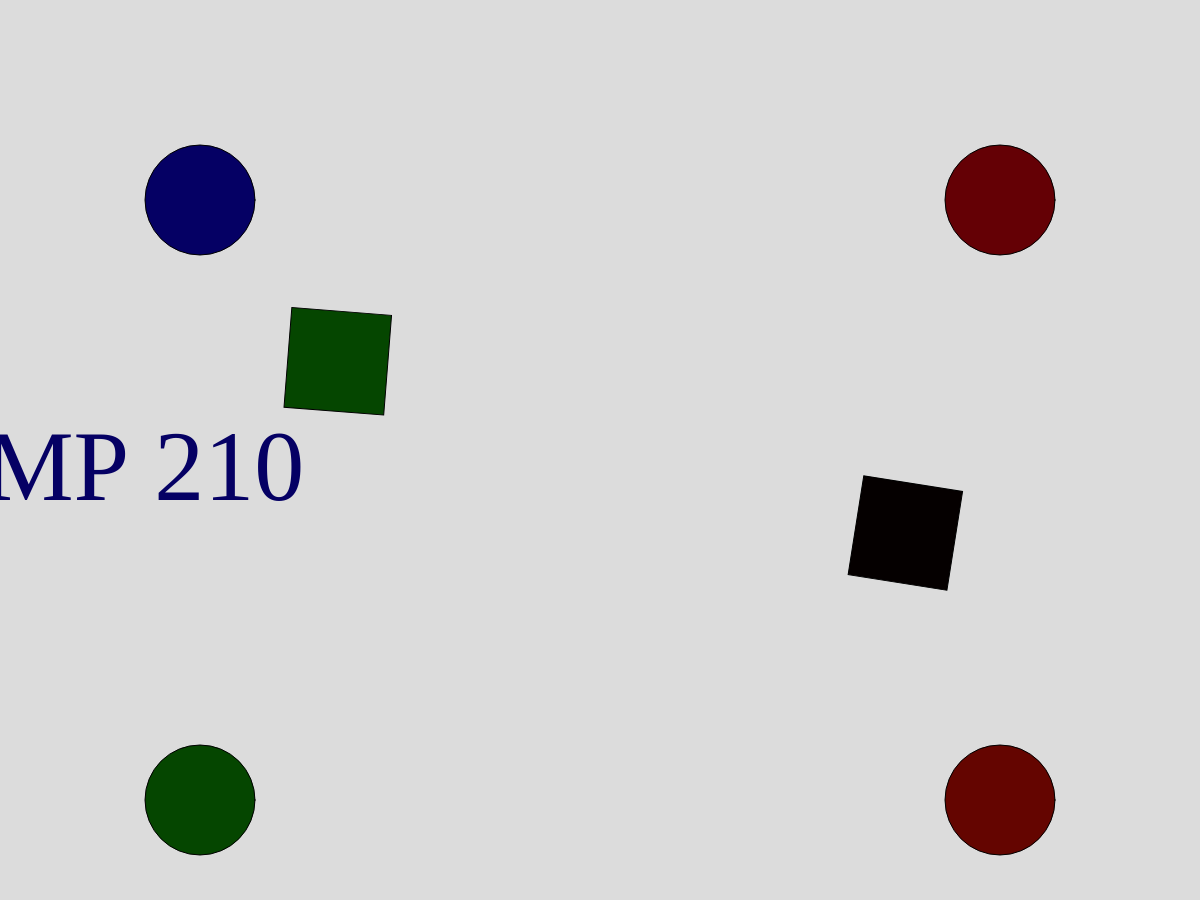
Frame 1 (no input)
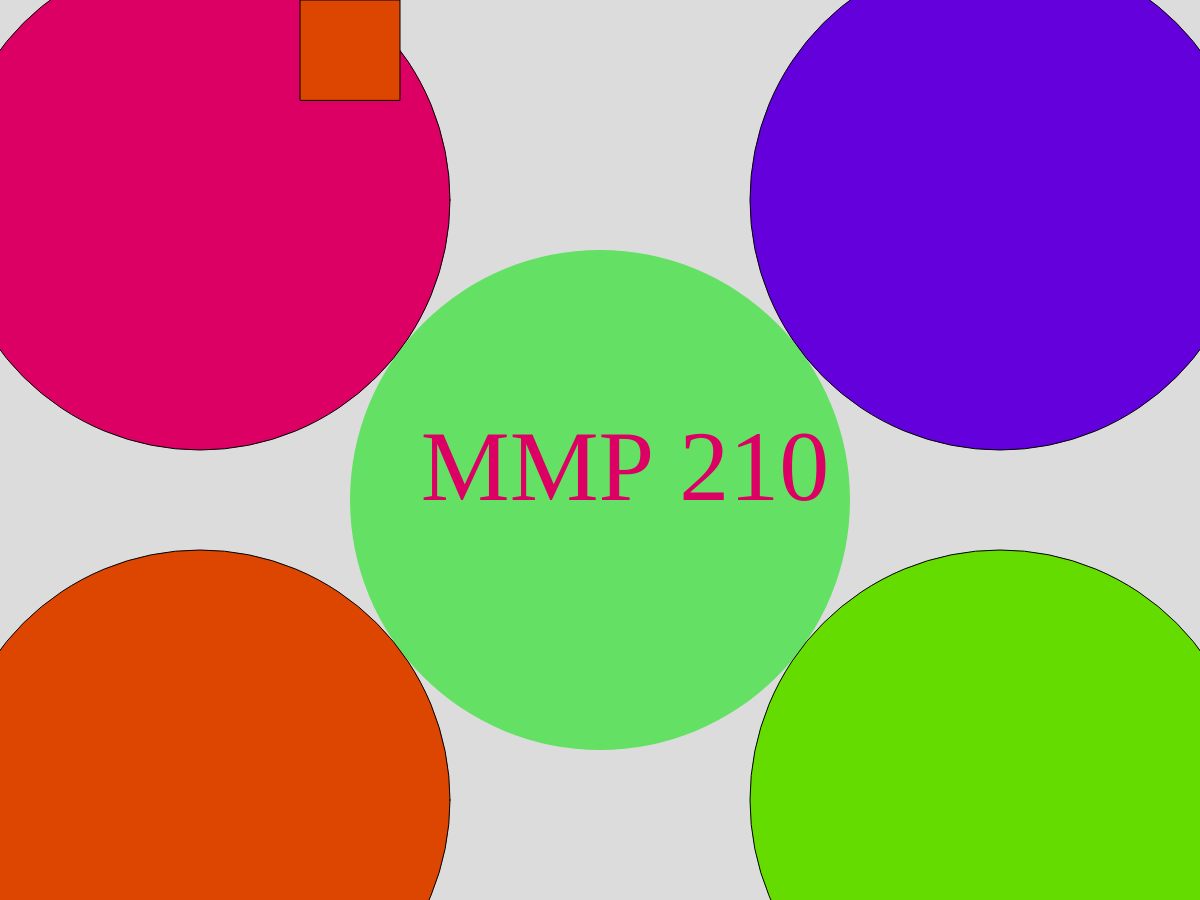
Frame 60 (no input)
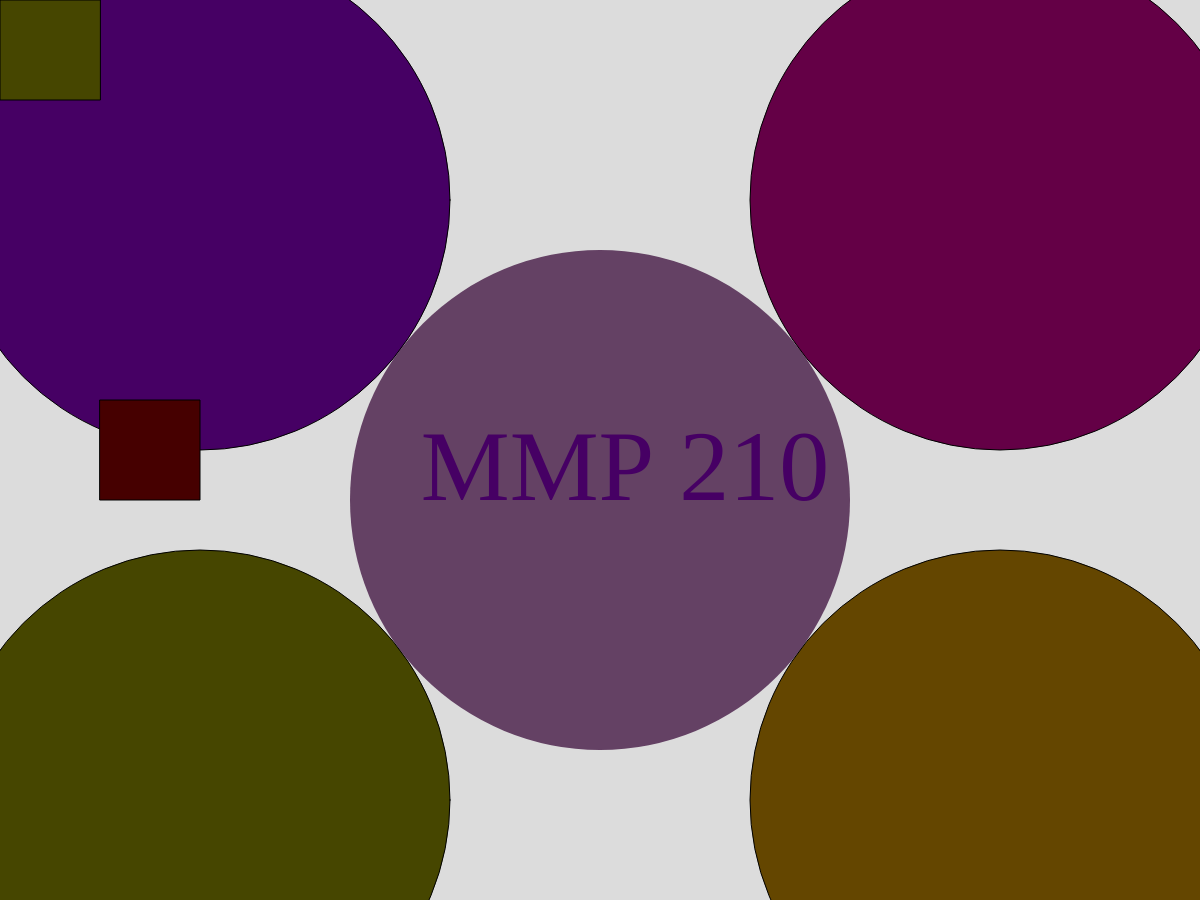
Frame 120 (the mouse pressed at the canvas centre since frame 60)

The p5.js sketch that drew these frames (run headless with seeded random() and noise() and a simulated clock; from frame 60 on, the mouse is pressed at the canvas centre):

// p5.js sketch
// ── sketch.js
// kseniia krasilich logo-1
var r = 0;
var rr = 0;
var rrr = 0;
var rrrr = 0;
var c = 5;
var s = 100;
var b = 100;
var bb = 100;
var speed = 25;
function setup() {
	createCanvas(1200, 900);
}
function draw() {
	background(220);
	push();
   
	translate(width/2, 0);
	

	if (r < PI) {
        r = map(frameCount, 0, 20, 0, PI*2);
    }
    rotate(r); 
    
    fill(100, rr, 100);
	noStroke();
	
	rr += c;
	if (rr > 255 || rr < 0) {
		c *= -1;
	}
    
	ellipse(0, -500, s);
    s+= 10
    if(s > 500){
        s=500
       }
    	
pop();
   
   textSize(100);
    fill(rr, 0, 100);
    textFont('Comic Sans MS');
	textAlign(CENTER);
    text('MMP 210', bb, 500);
    bb += speed;
	if (bb > 600 ) {
		speed *= 0;
        
	}
  
   pop();
    ellipse(200, 200, s);
    pop();
    fill(100, 0, rr);
    ellipse(1000, 200, s);
    pop();
    fill(100, rr, 0);
    ellipse(1000, 800, s);
    pop();
    fill(rr, 70, 0);
    ellipse(200, 800, s);
    pop();
    translate(200, 200);
	var rrr = frameCount / 40 * PI;
	rotate(rrr);
	rect(100, 100, 100, 100);
    pop();
    fill(rr, 0, 0);
    translate(400, 0);
	var rrrr = frameCount / 40 * PI;
	rotate(rrrr);

	rect(300, 200, 100, 100);
}
